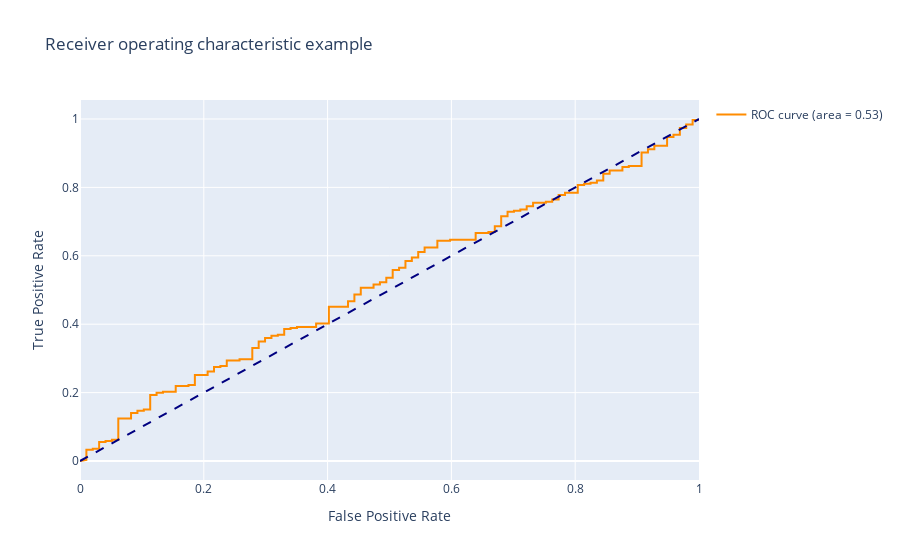

The notebook cell saved with this chart:
### Code cell
mpl.plotRoc(ty_test.numpy(), y_prob.flatten())

### Figure 1 — Plotly figure (JSON) as saved in the notebook; plotly's stock layout.template omitted (floating-point values rounded to 4 significant figures; data arrays with more than 128 entries replaced by an {"elided": "..."} marker saying what was removed)
{"data": [{"line": {"color": "darkorange", "width": 2}, "mode": "lines", "name": "ROC curve (area = 0.53)", "type": "scatter", "x": {"elided": "149 float values"}, "y": {"elided": "149 float values"}}, {"line": {"color": "navy", "dash": "dash", "width": 2}, "mode": "lines", "showlegend": false, "type": "scatter", "x": [0, 1], "y": [0, 1]}], "layout": {"title": {"text": "Receiver operating characteristic example"}, "xaxis": {"title": {"text": "False Positive Rate"}}, "yaxis": {"title": {"text": "True Positive Rate"}}}}
